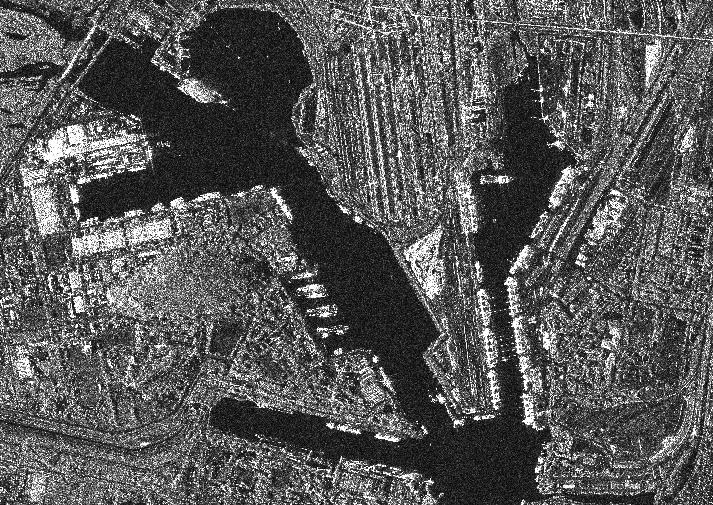
#> input picture media/small.png, 713 x 505 px
$ python thresholdAndHistogramTesting.py
#> lines starting #> are read from the running program, lines starting #| are printed output that depends on the picture; after the words box and inside, x2 and y2 are one past the last pixel; in counts of white or black regions, pixels touching at a corner belong together
### plotFunctions.py
#!/usr/bin/env python3
# -*- coding: utf-8 -*-

import matplotlib.pyplot as plt

def plot_images(images, headers, num):

    if num <= 3:
        rows = 1
        cols = num
    elif num <= 6:
        rows = 2
        cols = 3
    else:
        rows = 3
        cols = 3

    fig, axes = plt.subplots(rows, cols, figsize=(10, 10))
    axes = axes.flatten()

    for i in range(num):
        axes[i].imshow(images[i], cmap='gray')
        axes[i].set_title(headers[i])
        axes[i].axis('off')

    plt.tight_layout()
    plt.show()

### thresholdAndHistogramTesting.py
#!/usr/bin/env python3
# -*- coding: utf-8 -*-

# THRESHOLD TESTING

import cv2
import numpy as np
from plotFunctions import plot_images

img = sar_image = cv2.imread('media/small.png', cv2.IMREAD_GRAYSCALE)
#> img is the input picture: shape (505, 713); min 0, max 255, mean 87.7

ret,thresh1 = cv2.threshold(img,180,255,cv2.THRESH_BINARY)
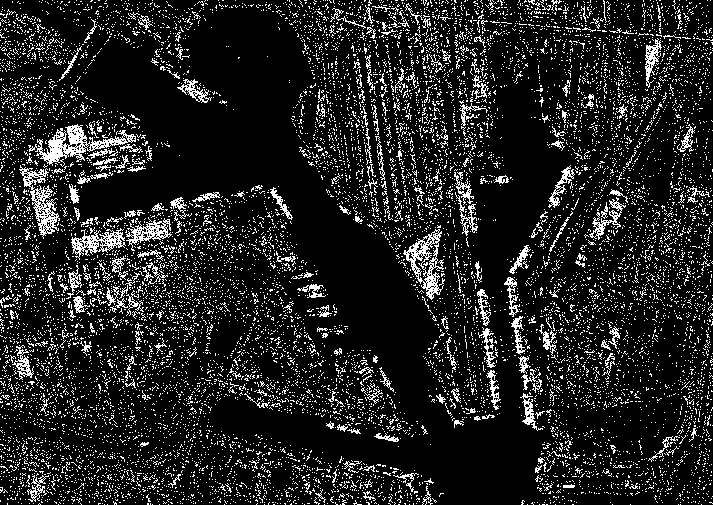
#> thresh1: shape (505, 713); 13.2% white in thin lines or dots
ret,thresh2 = cv2.threshold(img,180,255,cv2.THRESH_BINARY_INV)
#> thresh2: shape (505, 713); 86.8% white; black in thin lines or dots
ret,thresh3 = cv2.threshold(img,180,255,cv2.THRESH_TRUNC)
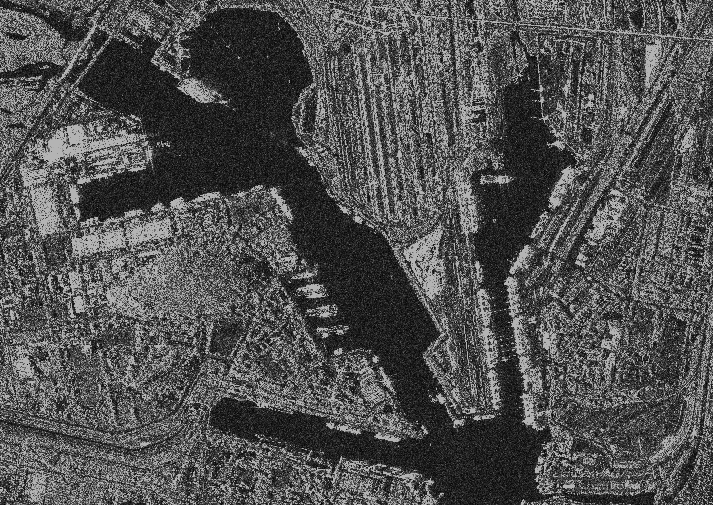
#> thresh3: shape (505, 713); min 0, max 180, mean 80.5
ret,thresh4 = cv2.threshold(img,180,255,cv2.THRESH_TOZERO)
ret,thresh5 = cv2.threshold(img,180,255,cv2.THRESH_TOZERO_INV)
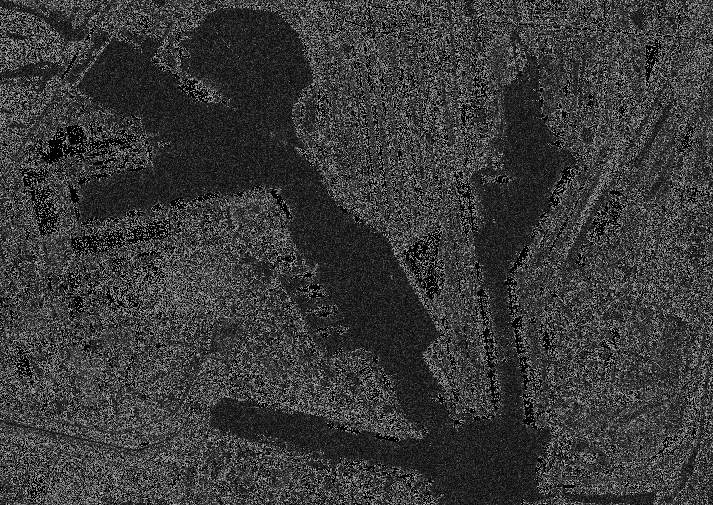
#> thresh5: shape (505, 713); min 0, max 180, mean 56.7
ret,thresh6 = cv2.threshold(img,180,255,cv2.THRESH_OTSU)
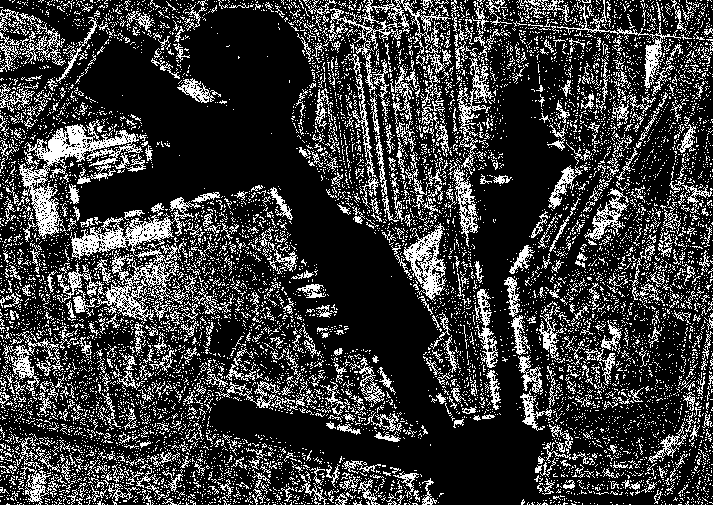
#> thresh6: shape (505, 713); 22.7% white in thin lines or dots
#> ret = 127
ret,thresh7 = cv2.threshold(img,180,255,cv2.THRESH_BINARY+cv2.THRESH_OTSU)
adaptiveThresh = cv2.adaptiveThreshold(img, 255, cv2.ADAPTIVE_THRESH_MEAN_C, cv2.THRESH_BINARY, 11, 8)
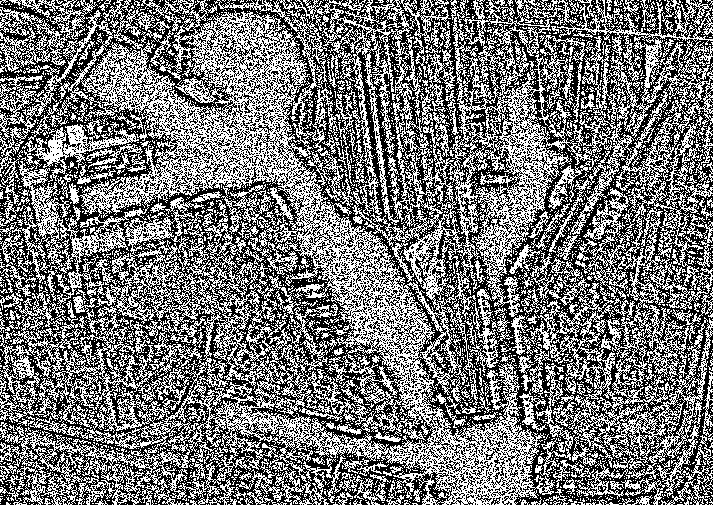
#> adaptiveThresh: shape (505, 713); 46.7% white in thin lines or dots

titles = ['Original Image','BINARY','BINARY_INV','TRUNC','TOZERO','OTSU','BINARY+OTSU','ADAPTIVE']
images = [img, thresh1, thresh2, thresh3, thresh4, thresh6, thresh7, adaptiveThresh]

plot_images(images, titles, 8)

#%% HISTOGRAM TESTING

def sar_histogram(image):
    # Convert the image to grayscale if it's not already
    if len(image.shape) == 3:
        gray_image = cv2.cvtColor(image, cv2.COLOR_BGR2GRAY)
    else:
        gray_image = image

    # Calculate the histogram
    hist = cv2.calcHist([gray_image], [0], None, [256], [0, 256])

    return hist

def otsu_threshold(hist):

    total_pixels = np.sum(hist)

    probabilities = hist / total_pixels
    max_variance = 0
    threshold = 0

    # Calculate optimal threshold using Otsu's method
    for t in range(1, 256):
        # Background class probabilities and weights
        wb = np.sum(probabilities[:t])
        mb = np.sum(probabilities[:t] * np.arange(t)) / wb

        # Foreground class probabilities and weights
        wf = np.sum(probabilities[t:])
        mf = np.sum(probabilities[t:] * np.arange(t, 256)) / wf

        # Calculate between-class variance
        variance = wb * wf * (mb - mf) ** 2

        # Update threshold if variance is maximum
        if variance > max_variance:
            max_variance = variance
            threshold = t

    return threshold

# Calculate the histogram
histogram = sar_histogram(sar_image)
#> in sar_histogram, `hist = cv2.calcHist([gray_image], [0], None, [256], [0, 256])`: hist = 256 values, max 25395 at index 255, min 51 at index 1, mean 1406.5
#> histogram has the same summary as hist in sar_histogram

# Apply Otsu's thresholding algorithm
threshold_value = otsu_threshold(histogram)
#> in otsu_threshold, `total_pixels = np.sum(hist)`: total_pixels = 360065
#> in otsu_threshold, `probabilities = hist / total_pixels`: probabilities = 256 values, max 0.0705 at index 255, min 0.000142 at index 1, mean 0.00391
#> the loop in otsu_threshold, `for t in range(1, 256):` made 255 passes
#> (wb, mb, wf, mf, variance, max_variance) on passes 1 to 12: (0.000408, 0, 1, 32640, 434769.8, 434769.8), (0.00055, 1, 0.999, 32639, 585453.6, 585453.6), (0.000711, 3, 0.999, 32637, 756642.6, 756642.6), (0.001, 6, 0.999, 32634, 1063330, 1063330), (0.00138, 10, 0.999, 32630, 1469654.5, 1469654.5), (0.00271, 15, 0.997, 32625, 2877631.7, 2877631.7), (0.00376, 21, 0.996, 32619, 3980919.9, 3980919.9), (0.00498, 28, 0.995, 32612, 5263578.2, 5263578.2), (0.00665, 36, 0.993, 32604, 7005323.7, 7005323.7), (0.00882, 45, 0.991, 32595, 9265937, 9265937), (0.0143, 55, 0.986, 32585, 14878966.8, 14878966.8), (0.0178, 66, 0.982, 32574, 18461081.9, 18461081.9)
#> (wb, mb, wf, mf, variance) on passes 53 to 58: (0.421, 1378, 0.579, 31262, 217694747.1), (0.428, 1431, 0.572, 31209, 217128343), (0.435, 1485, 0.565, 31155, 216389534.3), (0.442, 1540, 0.558, 31100, 215549442.5), (0.456, 1596, 0.544, 31044, 215126461.3), (0.463, 1653, 0.537, 30987, 213928332)
#> after the loop in otsu_threshold, `for t in range(1, 256):`: max_variance = 218125091.4; threshold = 52
#> threshold_value = 52

# Apply thresholding
_, thresholded_image = cv2.threshold(sar_image, threshold_value, 255, cv2.THRESH_BINARY)
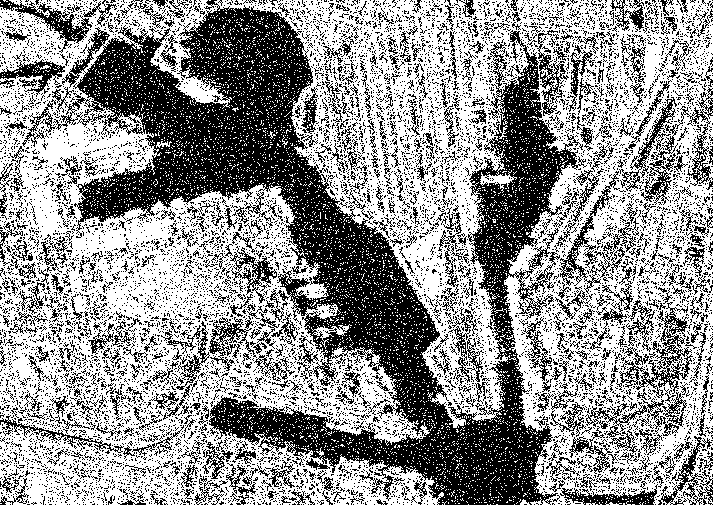
#> thresholded_image: shape (505, 713); 57.9% white; 9892 black regions (9306 under 20 px), largest, box (x1, y1, x2, y2) and area: (52, 0, 587, 505) 76854, (619, 87, 713, 205) 2470, (616, 302, 693, 398) 1667

titles = ['Original Image','Thresholded Image (Otsu)']
images = [img, thresh1]

plot_images(images, titles, 2)

$ run again, with media/vhf1.jpg saved as media/small.png
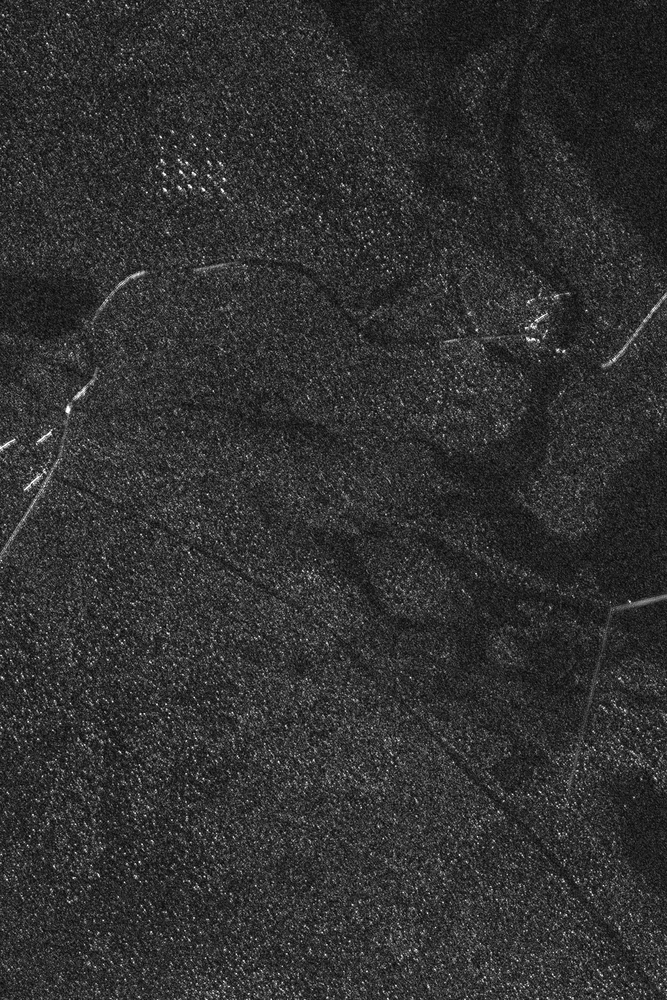
#> input picture media/vhf1.jpg, 667 x 1000 px, shrunk from 2000 x 3000 before the run
#> img is the input picture: shape (1000, 667); min 0, max 255, mean 48.8
#> `ret,thresh1 = cv2.threshold(img,180,255,cv2.THRESH_BINARY)`:
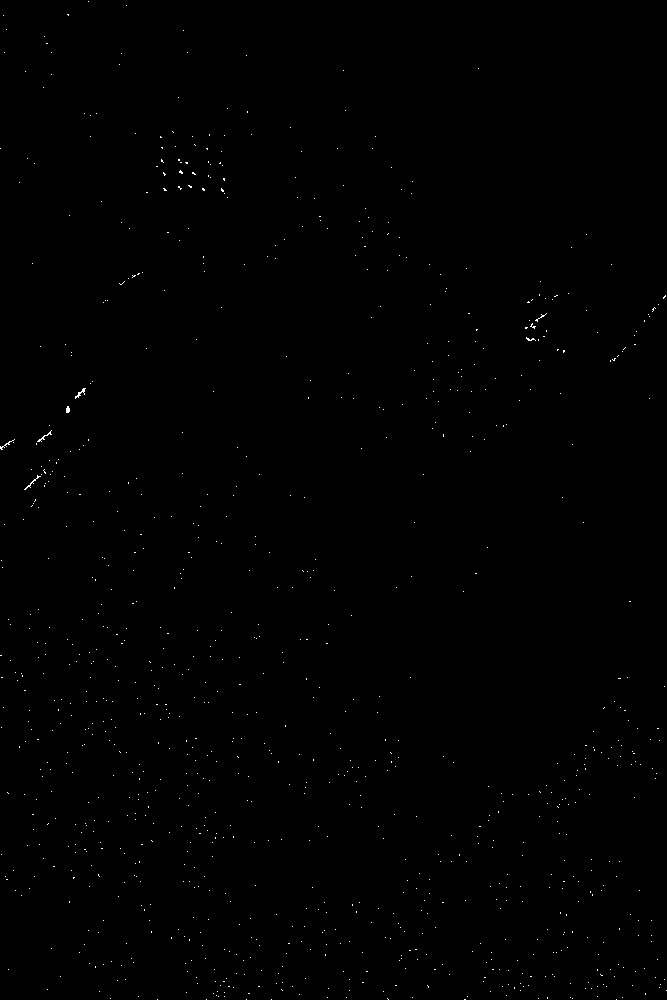
#> thresh1: shape (1000, 667); 0.22% white in thin lines or dots
#> thresh2: shape (1000, 667); 99.8% white; black in thin lines or dots
#> thresh6: shape (1000, 667); 23.7% white in thin lines or dots
#> ret = 60
#> adaptiveThresh: shape (1000, 667); 59.2% white; black in thin lines or dots
#> hist = 256 values, max 14846 at index 37, min 3 at index 231, mean 2605.5
#> histogram has the same summary as hist in sar_histogram
#> total_pixels = 667000
#> probabilities = 256 values, max 0.0223 at index 37, min 4.5e-06 at index 231, mean 0.00391
#> the loop in otsu_threshold, `for t in range(1, 256):` made 255 passes
#> (wb, mb, wf, mf, variance, max_variance) on passes 1 to 8: (2.25e-05, 0, 1, 32640, 23958.3, 23958.3), (3.75e-05, 1, 1, 32639, 39925, 39925), (6.3e-05, 3, 1, 32637, 67055.9, 67055.9), (0.000111, 6, 1, 32634, 118096.9, 118096.9), (0.000207, 10, 1, 32630, 220105.7, 220105.7), (0.00033, 15, 1, 32625, 350634.9, 350634.9), (0.000573, 21, 0.999, 32619, 608233.9, 608233.9), (0.000919, 28, 0.999, 32612, 974864.2, 974864.2)
#> after the loop in otsu_threshold, `for t in range(1, 256):`: max_variance = 237010871.4; threshold = 43
#> `_, thresholded_image = cv2.threshold(sar_image, threshold_value, 255, ..`:
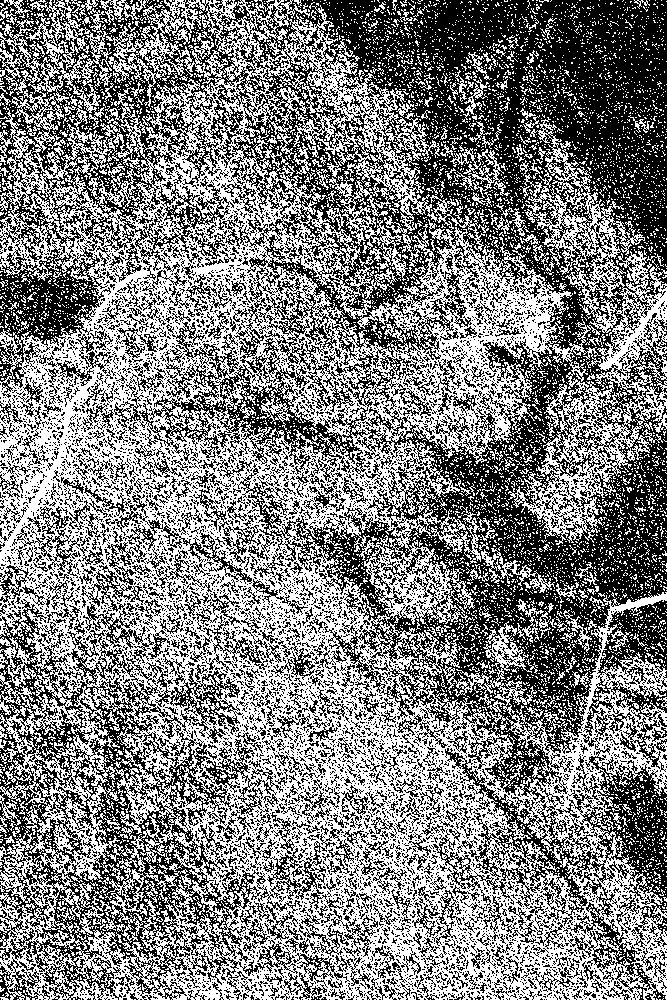
#> thresholded_image: shape (1000, 667); 50.6% white; black in thin lines or dots

$ run again, with media/vhf2.jpg saved as media/small.png
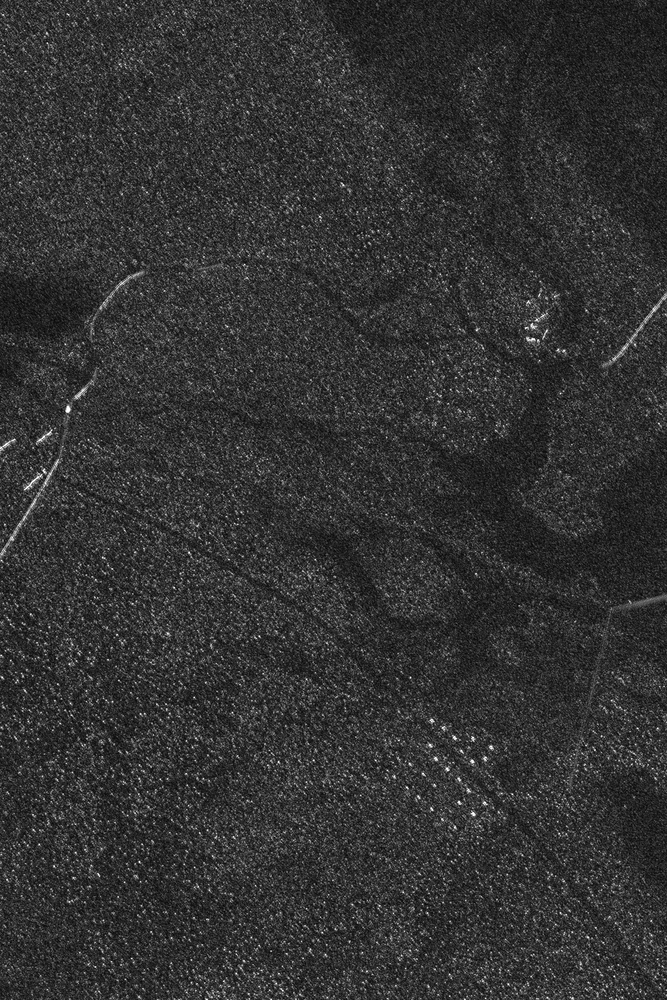
#> input picture media/vhf2.jpg, 667 x 1000 px, shrunk from 2000 x 3000 before the run
#> img is the input picture: shape (1000, 667); min 0, max 255, mean 50.9
#> `ret,thresh1 = cv2.threshold(img,180,255,cv2.THRESH_BINARY)`:
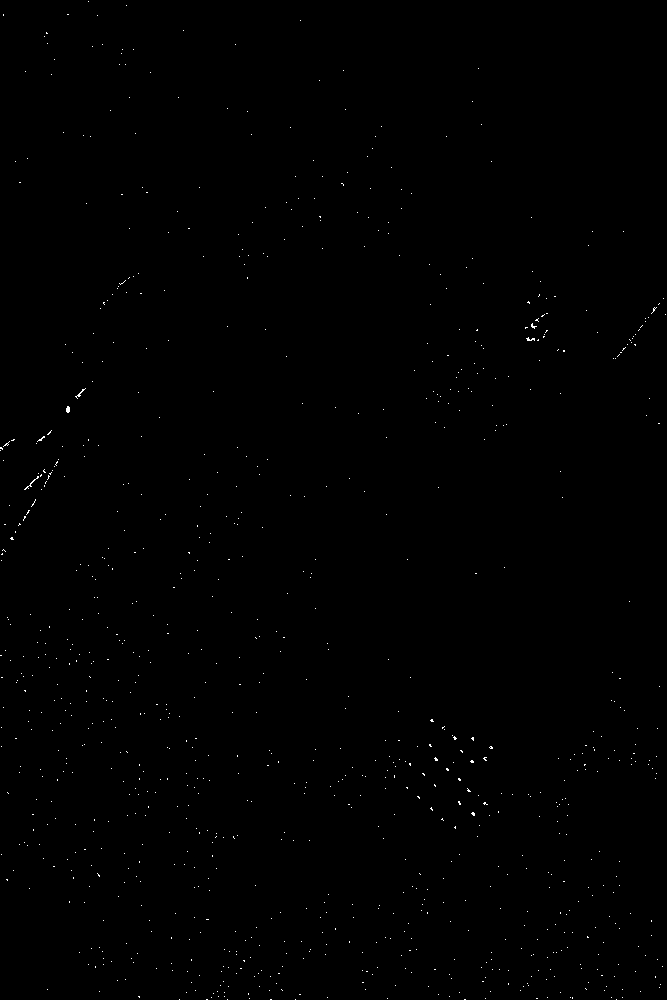
#> thresh1: shape (1000, 667); 0.22% white in thin lines or dots
#> thresh2: shape (1000, 667); 99.8% white; black in thin lines or dots
#> thresh6: shape (1000, 667); 24.2% white in thin lines or dots
#> ret = 62
#> adaptiveThresh: shape (1000, 667); 58.7% white; black in thin lines or dots
#> hist = 256 values, max 14521 at index 38, min 3 at index 240, mean 2605.5
#> histogram has the same summary as hist in sar_histogram
#> total_pixels = 667000
#> probabilities = 256 values, max 0.0218 at index 38, min 4.5e-06 at index 240, mean 0.00391
#> the loop in otsu_threshold, `for t in range(1, 256):` made 255 passes
#> (wb, mb, wf, mf, variance, max_variance) on passes 1 to 8: (1.35e-05, 0, 1, 32640, 14375.1, 14375.1), (1.95e-05, 1, 1, 32639, 20761.4, 20761.4), (3.45e-05, 3, 1, 32637, 36722.1, 36722.1), (8.1e-05, 6, 1, 32634, 86181.4, 86181.4), (0.000147, 10, 1, 32630, 156316.3, 156316.3), (0.000268, 15, 1, 32625, 285306.9, 285306.9), (0.000435, 21, 1, 32619, 461812, 461812), (0.00067, 28, 0.999, 32612, 711048.7, 711048.7)
#> after the loop in otsu_threshold, `for t in range(1, 256):`: max_variance = 234139050.5; threshold = 45
#> `_, thresholded_image = cv2.threshold(sar_image, threshold_value, 255, ..`:
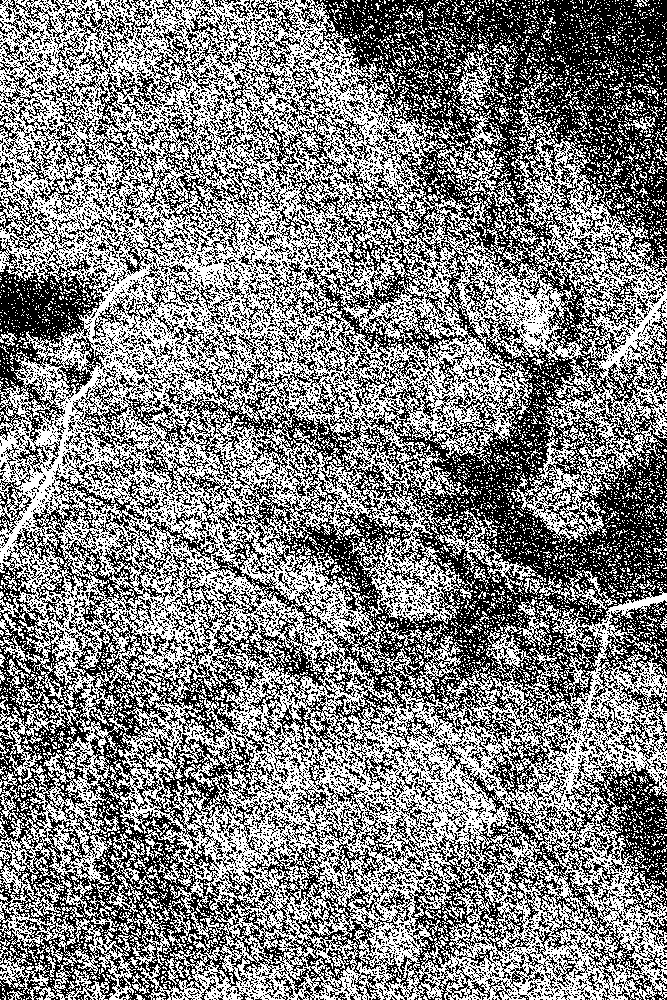
#> thresholded_image: shape (1000, 667); 51% white; black in thin lines or dots
